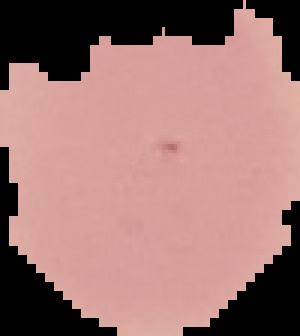
#> input picture sehat_sampel/sehat_1.png, 100 x 112 px, given as the content of the folder /Users/endah/Desktop/kuliah/parasit_sampel, which was not available (shown 3 times larger)
$ python file_kodingan_lite.py   (older library calls are emulated)
#> lines starting #> are read from the running program, lines starting #| are printed output that depends on the picture; pictures that were not available may be replaced by others from this repository, and a replacement may not be noted
import os
import cv2
import numpy as np
from skimage.feature import local_binary_pattern
from tqdm import tqdm
import math

sehat_path = "/Users/endah/Desktop/kuliah/sehat_sampel"
parasit_path = "/Users/endah/Desktop/kuliah/parasit_sampel"

# Parameter LBP
LBP_P = 8
LBP_R = 1
LBP_METHOD = "uniform"

# Parameter Gabor
GABOR_KSIZE = 31
GABOR_SIGMA = 4.0
GABOR_GAMMA = 0.5
GABOR_PSI = 0
GABOR_LAMBDAS = [8.0]
GABOR_THETAS = [0, math.pi/4, math.pi/2, 3*math.pi/4]

# Folder output
INFECTED_OUT = "parasit_output_sampel"
HEALTHY_OUT = "sehat_output_sampel"

# Buat folder output jika belum ada
os.makedirs(INFECTED_OUT, exist_ok=True)
os.makedirs(HEALTHY_OUT, exist_ok=True)

all_list = os.listdir(parasit_path) + os.listdir(sehat_path)

def L_feature_extraction(image, P=8, R=1):
    """Apply Local Binary Pattern (LBP) filter to the image"""
    lbp = local_binary_pattern(image, P, R, method="uniform")
    # Normalisasi sama seperti file_kodingan_komplit
    lbp_norm = np.uint8(255 * (lbp - lbp.min()) / (lbp.max() - lbp.min()))
    return lbp_norm

def build_gabor_kernels():
    kernels = []
    for lam in GABOR_LAMBDAS:
        for theta in GABOR_THETAS:
            kern = cv2.getGaborKernel((GABOR_KSIZE, GABOR_KSIZE),
                                      GABOR_SIGMA, theta, lam,
                                      GABOR_GAMMA, GABOR_PSI,
                                      ktype=cv2.CV_32F)
            kernels.append(kern)
    return kernels

def apply_lbp_then_gabor(image):
    """Terapkan LBP kemudian Gabor pada gambar - sama seperti file_kodingan_komplit"""
    # Step 1: Terapkan LBP
    lbp_result = L_feature_extraction(image, LBP_P, LBP_R)

    # Step 2: Build Gabor kernels
    kernels = build_gabor_kernels()

    # Step 3: Terapkan multiple Gabor pada hasil LBP
    responses = []
    for kern in kernels:
        resp = cv2.filter2D(lbp_result, cv2.CV_8UC3, kern)
        responses.append(resp.astype(np.float32))

    # Step 4: Rata-rata dari semua orientasi
    gabor_combined = np.mean(responses, axis=0).astype(np.uint8)

    return lbp_result, gabor_combined

def create_comparison(original, lbp_img, gabor_img, title):
    """Membuat gambar perbandingan side-by-side"""
    h, w = original.shape

    # Pastikan semua gambar memiliki ukuran yang sama
    lbp_resized = cv2.resize(lbp_img, (w, h))
    gabor_resized = cv2.resize(gabor_img, (w, h))

    # Gabungkan gambar secara horizontal
    comparison = np.hstack([original, lbp_resized, gabor_resized])

    # Tambahkan label
    font = cv2.FONT_HERSHEY_SIMPLEX
    font_scale = 0.6
    color = (255, 255, 255)
    thickness = 1

    cv2.putText(comparison, "Original", (10, 30), font, font_scale, color, thickness)
    cv2.putText(comparison, "LBP", (w + 10, 30), font, font_scale, color, thickness)
    cv2.putText(comparison, "LBP+Gabor", (2*w + 10, 30), font, font_scale, color, thickness)
    cv2.putText(comparison, title, (10, h - 10), font, font_scale, color, thickness)

    return comparison

def analyze_statistics(lbp_values, gabor_values, image_type):
    """Analisis statistik untuk gambar LBP dan Gabor"""
    stats = {
        'type': image_type,
        'lbp_mean': np.mean(lbp_values),
        'lbp_std': np.std(lbp_values),
        'lbp_min': np.min(lbp_values),
        'lbp_max': np.max(lbp_values),
        'gabor_mean': np.mean(gabor_values),
        'gabor_std': np.std(gabor_values),
        'gabor_min': np.min(gabor_values),
        'gabor_max': np.max(gabor_values)
    }
    return stats

# Inisialisasi list untuk menyimpan statistik
parasit_stats = []
sehat_stats = []

print("Memproses gambar dengan LBP kemudian Gabor...")

for item in tqdm(all_list, desc="Processing images"):
    if item in os.listdir(parasit_path):
        img_path = os.path.join(parasit_path, item)
        output_dir = INFECTED_OUT
        image_type = "PARASIT"
    else:
        img_path = os.path.join(sehat_path, item)
        output_dir = HEALTHY_OUT
        image_type = "SEHAT"

    # Baca gambar
    image = cv2.imread(img_path)
#> image is the input picture: shape (112, 100, 3); mean B, G, R 114, 117.8, 157.8
    if image is None:
        continue
    gray = cv2.cvtColor(image, cv2.COLOR_BGR2GRAY)
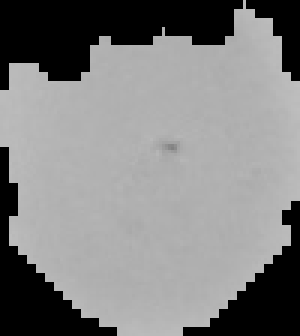
#> gray: shape (112, 100) (shown 3 times larger); min 0, max 190, mean 129.4

    # Terapkan LBP kemudian Gabor
    lbp_result, gabor_result = apply_lbp_then_gabor(gray)
#> in L_feature_extraction, `lbp = local_binary_pattern(image, P, R, method="uniform")`:
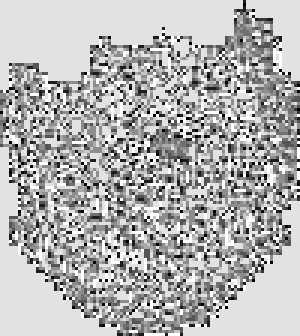
#> lbp: shape (112, 100) float64 (shown 3 times larger); min 0, max 9, mean 6.3; drawn with min black and max white
#> the loop in apply_lbp_then_gabor, `for kern in kernels:` made 4 passes
#> pass 1, in apply_lbp_then_gabor, `resp = cv2.filter2D(lbp_result, cv2.CV_8UC3, kern)`:
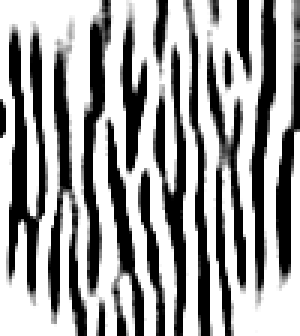
#> resp: shape (112, 100) (shown 3 times larger); min 0, max 255, mean 158.7
#> after the loop in apply_lbp_then_gabor, `for kern in kernels:`:
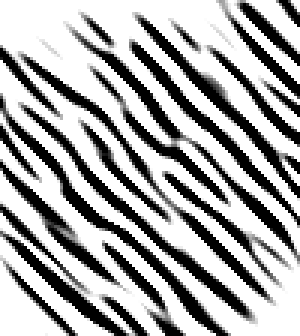
#> resp: shape (112, 100) (shown 3 times larger); min 0, max 255, mean 169.6
#> after the loop in apply_lbp_then_gabor, `for kern in kernels:`: responses = 4 items
#> in apply_lbp_then_gabor, `gabor_combined = np.mean(responses, axis=0).astype(np.uint8)`:
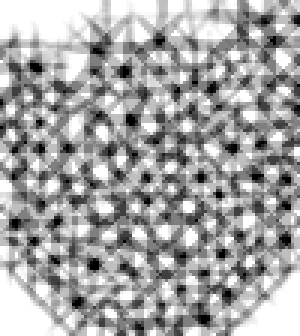
#> gabor_combined: shape (112, 100) (shown 3 times larger); min 0, max 255, mean 164.4

    # Buat subfolder untuk menyimpan hasil
    lbp_dir = os.path.join(output_dir, "LBP")
    gabor_dir = os.path.join(output_dir, "LBP_Gabor")
    comparison_dir = os.path.join(output_dir, "Comparison")

    os.makedirs(lbp_dir, exist_ok=True)
    os.makedirs(gabor_dir, exist_ok=True)
    os.makedirs(comparison_dir, exist_ok=True)

    # Simpan hasil LBP dan LBP+Gabor
    cv2.imwrite(os.path.join(lbp_dir, item), lbp_result)
    cv2.imwrite(os.path.join(gabor_dir, item), gabor_result)

    # Buat dan simpan gambar perbandingan
    comparison = create_comparison(gray, lbp_result, gabor_result, f"{image_type}: {item}")
#> in create_comparison, `cv2.putText(comparison, "Original", (10, 30), font, font_scale, color,..`: comparison: shape (112, 300); min 0, max 255, mean 157.8
#> in create_comparison, `cv2.putText(comparison, title, (10, h - 10), font, font_scale, color, ..`:
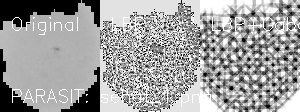
#> comparison: shape (112, 300); min 0, max 255, mean 159.7
    cv2.imwrite(os.path.join(comparison_dir, f"comparison_{item}"), comparison)

    # Kumpulkan statistik
    stats = analyze_statistics(lbp_result, gabor_result, image_type)
#> stats = 9 items
#> pass 3 of the loop `for item in tqdm(all_list, desc="Processing images"):`:
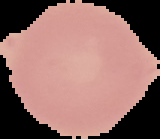
#> input picture sehat_sampel/sehat_2.png, 160 x 139 px, found by its file name
#> image is the input picture: shape (139, 160, 3); mean B, G, R 102.5, 107.7, 145.8
#> gray: shape (139, 160)
#> lbp: shape (139, 160) float64
#> lbp_norm: shape (139, 160)
#> after the loop in apply_lbp_then_gabor (call 3), `for kern in kernels:`:
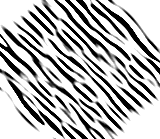
#> resp: shape (139, 160); min 0, max 255, mean 181.4
#> gabor_combined: shape (139, 160)
    if image_type == "PARASIT":
        parasit_stats.append(stats)
    else:
        sehat_stats.append(stats)

print("Proses selesai! Hasil tersimpan di folder output.")

# Tampilkan statistik perbandingan
print("\n" + "="*60)
print("ANALISIS STATISTIK PERBANDINGAN")
print("="*60)

if parasit_stats:
    print(f"\nGAMBAR PARASIT ({len(parasit_stats)} gambar):")
#| GAMBAR PARASIT (2 gambar):
    avg_lbp_mean = np.mean([s['lbp_mean'] for s in parasit_stats])
#> avg_lbp_mean = 178.1
    avg_lbp_std = np.mean([s['lbp_std'] for s in parasit_stats])
#> avg_lbp_std = 66.14
    avg_gabor_mean = np.mean([s['gabor_mean'] for s in parasit_stats])
#> avg_gabor_mean = 164.4
    avg_gabor_std = np.mean([s['gabor_std'] for s in parasit_stats])
#> avg_gabor_std = 63

    print(f"LBP - Mean: {avg_lbp_mean:.4f}, Std: {avg_lbp_std:.4f}")
#| LBP - Mean: 178.0696, Std: 66.1450
    print(f"LBP+Gabor - Mean: {avg_gabor_mean:.4f}, Std: {avg_gabor_std:.4f}")
#| LBP+Gabor - Mean: 164.4348, Std: 62.9992

if sehat_stats:
    print(f"\nGAMBAR SEHAT ({len(sehat_stats)} gambar):")
#| GAMBAR SEHAT (1 gambar):
    avg_lbp_mean = np.mean([s['lbp_mean'] for s in sehat_stats])
#> avg_lbp_mean = 181.6
    avg_lbp_std = np.mean([s['lbp_std'] for s in sehat_stats])
#> avg_lbp_std = 63.97
    avg_gabor_mean = np.mean([s['gabor_mean'] for s in sehat_stats])
#> avg_gabor_mean = 175
    avg_gabor_std = np.mean([s['gabor_std'] for s in sehat_stats])
#> avg_gabor_std = 64.61

    print(f"LBP - Mean: {avg_lbp_mean:.4f}, Std: {avg_lbp_std:.4f}")
#| LBP - Mean: 181.5841, Std: 63.9745
    print(f"LBP+Gabor - Mean: {avg_gabor_mean:.4f}, Std: {avg_gabor_std:.4f}")
#| LBP+Gabor - Mean: 174.9863, Std: 64.6134

if parasit_stats and sehat_stats:
    print(f"\nPERBANDINGAN:")
    parasit_lbp_mean = np.mean([s['lbp_mean'] for s in parasit_stats])
#> parasit_lbp_mean = 178.1
    sehat_lbp_mean = np.mean([s['lbp_mean'] for s in sehat_stats])
#> sehat_lbp_mean = 181.6
    parasit_gabor_mean = np.mean([s['gabor_mean'] for s in parasit_stats])
#> parasit_gabor_mean = 164.4
    sehat_gabor_mean = np.mean([s['gabor_mean'] for s in sehat_stats])
#> sehat_gabor_mean = 175

    lbp_diff = abs(parasit_lbp_mean - sehat_lbp_mean)
#> lbp_diff = 3.51
    gabor_diff = abs(parasit_gabor_mean - sehat_gabor_mean)
#> gabor_diff = 10.55

    print(f"Selisih rata-rata LBP: {lbp_diff:.4f}")
#| Selisih rata-rata LBP: 3.5144
    print(f"Selisih rata-rata LBP+Gabor: {gabor_diff:.4f}")
#| Selisih rata-rata LBP+Gabor: 10.5515

    if gabor_diff > lbp_diff:
        print("Kombinasi LBP+Gabor menunjukkan perbedaan yang lebih besar antara gambar sehat dan parasit")
    else:
        print("LBP saja sudah cukup untuk membedakan gambar sehat dan parasit")

print("\n" + "="*60)# ...existing code...

def create_comparison(original, gabor_img, title):
    """Membuat gambar perbandingan side-by-side: Original vs LBP+Gabor"""
    h, w = original.shape

    # Pastikan gambar Gabor memiliki ukuran yang sama
    gabor_resized = cv2.resize(gabor_img, (w, h))

    # Gabungkan gambar secara horizontal (hanya original dan gabor)
    comparison = np.hstack([original, gabor_resized])

    # Tambahkan label
    font = cv2.FONT_HERSHEY_SIMPLEX
    font_scale = 0.6
    color = (255, 255, 255)
    thickness = 1

    cv2.putText(comparison, "Original", (10, 30), font, font_scale, color, thickness)
    cv2.putText(comparison, "LBP+Gabor", (w + 10, 30), font, font_scale, color, thickness)
    cv2.putText(comparison, title, (10, h - 10), font, font_scale, color, thickness)

    return comparison

# ...existing code...

for item in tqdm(all_list, desc="Processing images"):
    if item in os.listdir(parasit_path):
        img_path = os.path.join(parasit_path, item)
        output_dir = INFECTED_OUT
        image_type = "PARASIT"
    else:
        img_path = os.path.join(sehat_path, item)
        output_dir = HEALTHY_OUT
        image_type = "SEHAT"

    # Baca gambar
    image = cv2.imread(img_path)
    if image is None:
        continue
    gray = cv2.cvtColor(image, cv2.COLOR_BGR2GRAY)

    # Terapkan LBP kemudian Gabor
    lbp_result, gabor_result = apply_lbp_then_gabor(gray)

    # Buat subfolder untuk menyimpan hasil
    gabor_dir = os.path.join(output_dir, "LBP_Gabor")
    comparison_dir = os.path.join(output_dir, "Comparison")

    os.makedirs(gabor_dir, exist_ok=True)
    os.makedirs(comparison_dir, exist_ok=True)

    # Simpan hasil LBP dan LBP+Gabor
    cv2.imwrite(os.path.join(gabor_dir, item), gabor_result)

    # Buat dan simpan gambar perbandingan (hanya original vs LBP+Gabor)
    comparison = create_comparison(gray, gabor_result, f"{image_type}: {item}")
#> in create_comparison, `cv2.putText(comparison, title, (10, h - 10), font, font_scale, color, ..`:
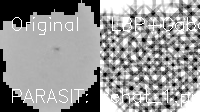
#> comparison: shape (112, 200); min 0, max 255, mean 150.3
    cv2.imwrite(os.path.join(comparison_dir, f"comparison_{item}"), comparison)

    # Kumpulkan statistik
    stats = analyze_statistics(lbp_result, gabor_result, image_type)
#> pass 3 of the loop `for item in tqdm(all_list, desc="Processing images"):`:
#> in create_comparison (call 3), `cv2.putText(comparison, title, (10, h - 10), font, font_scale, color, ..`:
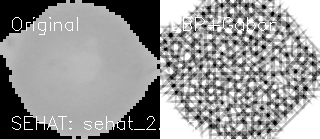
#> comparison: shape (139, 320); min 0, max 255, mean 149.1
    if image_type == "PARASIT":
        parasit_stats.append(stats)
    else:
        sehat_stats.append(stats)
